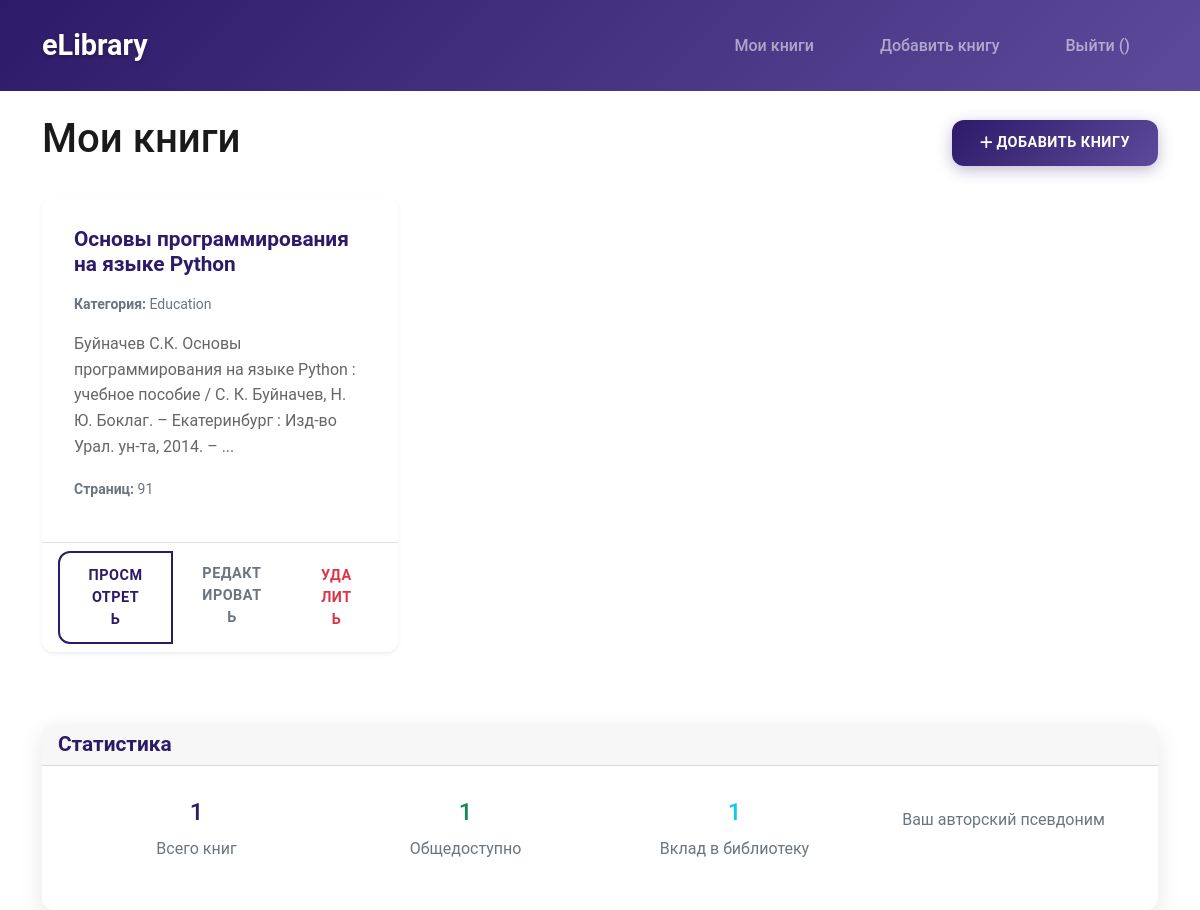
Page /contri/1/ (signed in) on the committed database.
### elibrary_app/models.py (models this page shows, shortened)
class EBooksModel(models.Model):
    title = models.CharField(max_length=150)          # Название книги
    summary = models.TextField(max_length=2000)       # Аннотация/описание
    pages = models.CharField(max_length=100)          # Количество страниц
    pdf = models.FileField(upload_to='pdfs/')         # PDF-файл книги
    author = models.CharField(max_length=100)         # Имя автора для отображения
    category = models.CharField(max_length=300)       # Категория книги
    author_id = models.IntegerField(default=0)        # Связь с пользователем-автором

### elibrary_app/views.py (the view)
# urls.py: path('contri/<int:user_id>/', views.contri, name='contri'),
@login_required
def contri(request, user_id):
    books = EBooksModel.objects.filter(author_id=user_id)
    return render(request, 'contri.html', {'books': books})

### templates/contri.html (shortened to what this page needs)
<!DOCTYPE html>
<html lang="ru">
<head>
    <link href="https://cdn.jsdelivr.net/npm/bootstrap@5.1.3/dist/css/bootstrap.min.css" rel="stylesheet">
    <link href="/static/css/style.css" rel="stylesheet">
</head>
<body>
    <nav class="navbar navbar-expand-lg navbar-dark bg-dark">
        <div class="container">
            <a class="navbar-brand" href="{% url 'home' %}">eLibrary</a>
            <div class="navbar-nav ms-auto">
                <a class="nav-link" href="{% url 'contri' user.id %}">Мои книги</a>
                <a class="nav-link" href="{% url 'addBook' user.id %}">Добавить книгу</a>
                <a class="nav-link" href="{% url 'logout' %}">Выйти ({{ user.first_name }})</a>
            </div>
        </div>
    </nav>
    <div class="container mt-4">
        <div class="row">
            <div class="col-12">
                <div class="d-flex justify-content-between align-items-center mb-4">
                    <h1>Мои книги</h1>
                    <a href="{% url 'addBook' user.id %}" class="btn btn-primary">
                        <i class="fas fa-plus"></i> Добавить книгу
                    </a>
                </div>
                {% if books %}
                    <div class="row">
                        {% for book in books %}
                        <div class="col-md-6 col-lg-4 mb-4">
                            <div class="card h-100 shadow-sm">
                                <div class="card-body">
                                    <h5 class="card-title">{{ book.title }}</h5>
                                    <p class="card-text text-muted small">
                                        <strong>Категория:</strong> {{ book.category }}
                                    </p>
                                    <p class="card-text">
                                        {% if book.summary|length > 150 %}
                                            {{ book.summary|slice:150 }}...
                                        {% else %}
                                            {{ book.summary }}
                                        {% endif %}
                                    </p>
                                    <div class="mb-2">
                                        <small class="text-muted">
                                            <strong>Страниц:</strong> {{ book.pages }}
                                        </small>
                                    </div>
                                </div>
                                <div class="card-footer bg-transparent">
                                    <div class="btn-group w-100" role="group">
                                        <a href="{% url 'viewBook' book.id %}" class="btn btn-outline-primary btn-sm">
                                            Просмотреть
                                        </a>
                                        <a href="{% url 'editBook' book.id %}" class="btn btn-outline-secondary btn-sm">
                                            Редактировать
                                        </a>
                                        <button type="button" class="btn btn-outline-danger btn-sm"
                                                data-bs-toggle="modal" data-bs-target="#deleteModal{{ book.id }}">
                                            Удалить
                                        </button>
                                    </div>
                                </div>
                            </div>
                        </div>
                        {% endfor %}
                    </div>
                {% endif %}
            </div>
        </div>
        {% if books %}
        <div class="row mt-5">
            <div class="col-12">
                <div class="card">
                    <div class="card-header">
                        <h5 class="card-title mb-0">Статистика</h5>
                    </div>
                    <div class="card-body">
                        <div class="row text-center">
                            <div class="col-md-3">
                                <h4 class="text-primary">{{ books|length }}</h4>
                                <p class="text-muted">Всего книг</p>
                            </div>
                            <div class="col-md-3">
                                <h4 class="text-success">{{ books|length }}</h4>
                                <p class="text-muted">Общедоступно</p>
                            </div>
                            <div class="col-md-3">
                                <h4 class="text-info">
                                    {% widthratio books|length 1 1 %}
                                </h4>
                                <p class="text-muted">Вклад в библиотеку</p>
                            </div>
                            <div class="col-md-3">
                                <p class="text-muted">Ваш авторский псевдоним</p>
                            </div>
                        </div>
                    </div>
                </div>
            </div>
        </div>
        {% endif %}
    </div>
</body>
</html>

### static/css/style.css (style rules this page uses)
:root { --primary-color: #2d1b69; --secondary-color: #000000; --accent-color: #5d4a9a; --light-bg: #ffffff; --dark-text: #1a1a1a; --light-text: #666666; --success-color: #27ae60; --danger-color: #e74c3c; --warning-color: #f39c12; --border-radius: 12px; --box-shadow: 0 8px 25px rgba(0, 0, 0, 0.1); --box-shadow-hover: 0 15px 40px rgba(45, 27, 105, 0.2); --transition: all 0.4s cubic-bezier(0.25, 0.46, 0.45, 0.94); --gradient-primary: linear-gradient(135deg, var(--primary-color), var(--accent-color)); }
* { margin: 0; padding: 0; box-sizing: border-box; }
body { font-family: 'Roboto', sans-serif; background-color: var(--light-bg); color: var(--dark-text); line-height: 1.7; min-height: 100vh; display: flex; flex-direction: column; overflow-x: hidden; }
.container { flex: 1; animation: fadeInUp 0.8s ease-out; }
.navbar { background: var(--gradient-primary) !important; backdrop-filter: blur(10px); transition: var(--transition); padding: 1rem 0; animation: slideInLeft 0.6s ease-out; }
.navbar-brand { font-weight: 700; font-size: 1.8rem; color: white !important; text-shadow: 0 2px 4px rgba(0, 0, 0, 0.3); transition: var(--transition); }
.navbar-nav { gap: 10px; }
.nav-link { font-weight: 500; transition: var(--transition); margin: 0 8px; border-radius: var(--border-radius); padding: 10px 20px !important; position: relative; overflow: hidden; }
.nav-link::before { content: ''; position: absolute; top: 0; left: -100%; width: 100%; height: 100%; background: linear-gradient(90deg, transparent, rgba(255, 255, 255, 0.2), transparent); transition: left 0.6s; }
.card { border: none; border-radius: var(--border-radius); box-shadow: var(--box-shadow); transition: var(--transition); height: 100%; overflow: hidden; background: var(--light-bg); position: relative; }
.card::before { content: ''; position: absolute; top: 0; left: 0; width: 100%; height: 4px; background: var(--gradient-primary); transform: scaleX(0); transition: transform 0.4s ease; }
.card-body { padding: 2rem; position: relative; z-index: 1; }
.card-title { color: var(--primary-color); font-weight: 600; font-size: 1.3rem; margin-bottom: 1rem; transition: var(--transition); }
.card-text { color: var(--light-text); font-weight: 400; line-height: 1.6; }
.btn { border-radius: var(--border-radius); font-weight: 600; transition: var(--transition); padding: 12px 28px; border: none; position: relative; overflow: hidden; text-transform: uppercase; letter-spacing: 0.5px; font-size: 0.9rem; }
.btn::before { content: ''; position: absolute; top: 0; left: -100%; width: 100%; height: 100%; background: linear-gradient(90deg, transparent, rgba(255, 255, 255, 0.3), transparent); transition: left 0.6s; }
.btn-primary { background: var(--gradient-primary); color: white; box-shadow: 0 4px 15px rgba(45, 27, 105, 0.3); }
.btn-outline-primary { color: var(--primary-color); border: 2px solid var(--primary-color); background: transparent; }
.text-primary { color: var(--primary-color) !important; }

### rows in the picture
EBooksModel: title "Основы программирования на языке Python", category "Education", summary "Буйначев С.К. Основы программирования на языке Python : учебное пособие / С. К. Буйначев, Н. Ю. Боклаг. – Екатеринбург : Изд-во Урал. ун-та, 2014. –", pages "91"

### other values in the picture
{{ books|length }} "1"
